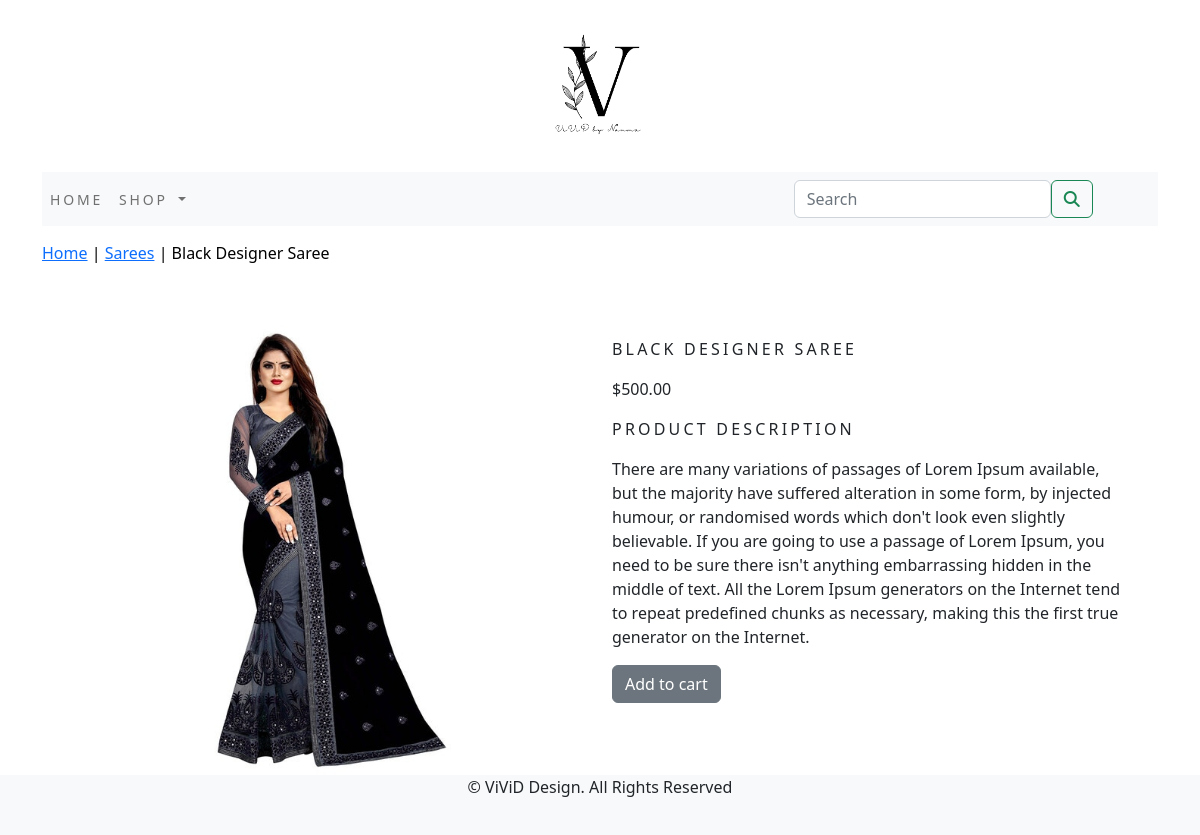
The page /shop/sarees/black-designer-saree/ on the database its author committed.
### shopapp/models.py (models this page shows, shortened)
class Product(models.Model):
    name=models.CharField(max_length=250,unique=True)
    slug=models.SlugField(max_length=250,unique=True)
    description=models.TextField(blank=True)
    price=models.DecimalField(max_digits=10,decimal_places=2)
    category=models.ForeignKey(Category,on_delete=models.CASCADE)
    image=models.ImageField(upload_to='product',blank=True)
    stock=models.IntegerField()
    available=models.BooleanField(default=True)
    created=models.DateTimeField(auto_now_add=True)
    updated=models.DateTimeField(auto_now=True)
    class Meta:
        ordering = ('name',)
        verbose_name = 'product'
        verbose_name_plural = 'products'

class Category(models.Model):
    name=models.CharField(max_length=250,unique=True)
    slug=models.SlugField(max_length=250,unique=True)
    description=models.TextField(blank=True)
    image=models.ImageField(upload_to='category',blank=True)
    class Meta:
        ordering=('name',)
        verbose_name='category'
        verbose_name_plural='categories'
    def get_url(self):
        return reverse('shopapp:products_by_category',args=[self.slug])
    def __str__(self):
        return '{}'.format (self.name)

### shopapp/views.py (the view)
# urls.py: path('<slug:c_slug>/<slug:p_slug>/',views.proDetail,name='prodCatdetail')
def proDetail(request,c_slug,p_slug):
    try:
        product=Product.objects.get(category__slug=c_slug,slug=p_slug)
    except Exception as e:
        raise e
    return render(request,'product.html',{'product':product})

### cartapp/context_processors.py (called while the page is built)
def counter(request):
    item_count=0
    if 'admin' in request.path:
        return  {}
    else:
        try:
            cart=Cart.objects.filter(cart_id=_cart_id(request))
            cart_items=CartItem.objects.all().filter(cart=cart[:1])
            for cart_item in cart_items:
                item_count += cart_item.quantity
        except Cart.DoesNotExist:
            item_count = 0
    return dict(item_count=item_count)

### cartapp/views.py (called while the page is built)
def _cart_id(request):
    cart=request.session.session_key
    if not cart:
        cart=request.session.create()
    return cart

### shopapp/context_processors.py (called while the page is built)
def menu_link(request):
    links=Category.objects.all()
    return dict(links=links)

### templates/product.html (shortened to what this page needs)
{% extends 'base.html' %}
{% load static %}
{% block content %}
<div class="row my_prod_row_class">
    <div class="mx_auto">
        <p> <a href="{% url 'shopapp:allProdCat' %}">Home</a> | <a href="{{product.category.get_url}}">{{product.category}}</a> | {{product.name}}</p>
    </div>
</div>
<div class="container">
<br>
<div class="row">
    <div class="col-12 col-sm-12 col-md-12 col-lg-6 text-center">
        <div style="min-width:18rem">
            <img src="{{product.image.url}}" alt="{{product.name}}" style="width:auto; height:450px;">
        </div>
     </div>
     <div class="col-12 col-sm-12 col-md-12 col-lg-6">
         <div>
         <h1 class="my_prod_title">{{product.name}}</h1>
         <p>${{product.price}}</p>
         <p class="my_title">Product Description</p>
         <p class="text-justify my_prod_text">{{product.description}}</p>
         {% if product.stock <= 0 %}
         <p class="text-justify my_prod_text"><b>Out Of Stock</b></p>
         {% else %}
         <a class="btn btn-secondary" href="{% url 'cartapp:add_cart' product.id %}">Add to cart</a>
         {% endif %}
     </div>
     </div>
     </div>
</div>
</div>
{% endblock %}

### static/css/custom.css (style rules this page uses)
.my_title { font-size:16px; text-transform:uppercase; letter-spacing:.2em; }
.my_prod_row_class { padding-top:15px; padding-bottom:20px }
.my_prod_row_class .mx_auto { color:#000; font-size:12px: text-decoration:none; }
.my_prod_title { font-size:16px; text-transform:uppercase; letter-spacing:.2em; padding-top:15px; padding-bottom:10px; }
.my_prod_text { padding-right:20px; }

### rows shown on the page
Product: category "Sarees", name "Black Designer Saree", image (picture), name "BLACK DESIGNER SAREE", price "500.00", description "There are many variations of passages of Lorem Ipsum available, but the majority have suffered alteration in some form, by injected humour, or randomised words which don't look even slightly believable. If you are going to use a passage of Lorem Ipsum, you need to be sure there isn't anything embarrassing hidden in the middle of text. All the Lorem Ipsum generators on the Internet tend to repeat predefined chunks as necessary, making this the first true generator on the Internet."
